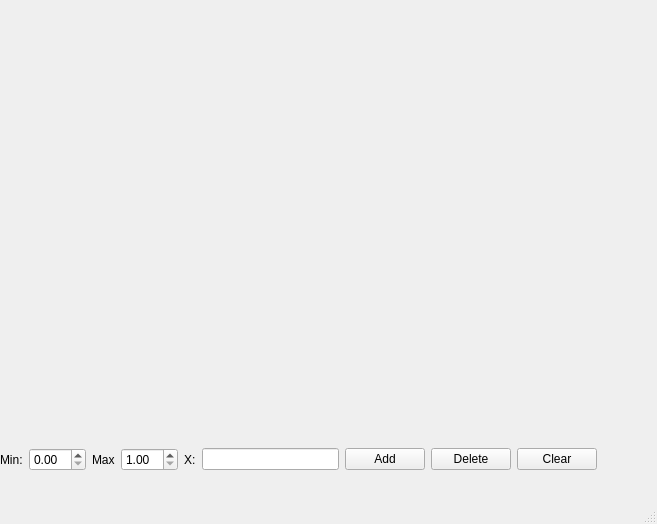
<?xml version="1.0" encoding="UTF-8"?>
<ui version="4.0">
 <class>MainWindow</class>
 <widget class="QMainWindow" name="MainWindow">
  <property name="geometry">
   <rect>
    <x>0</x>
    <y>0</y>
    <width>657</width>
    <height>524</height>
   </rect>
  </property>
  <property name="windowTitle">
   <string>MainWindow</string>
  </property>
  <widget class="QWidget" name="centralwidget">
   <widget class="QWidget" name="verticalLayoutWidget">
    <property name="geometry">
     <rect>
      <x>0</x>
      <y>0</y>
      <width>711</width>
      <height>471</height>
     </rect>
    </property>
    <layout class="QVBoxLayout" name="verticalLayout">
     <item>
      <widget class="QCustomPlot" name="widget" native="true"/>
     </item>
     <item>
      <layout class="QHBoxLayout" name="horizontalLayout_5">
       <property name="sizeConstraint">
        <enum>QLayout::SetMinimumSize</enum>
       </property>
       <item>
        <widget class="QLabel" name="label">
         <property name="text">
          <string>Min:</string>
         </property>
        </widget>
       </item>
       <item>
        <widget class="QDoubleSpinBox" name="doubleSpinBox"/>
       </item>
       <item>
        <widget class="QLabel" name="label_2">
         <property name="text">
          <string>Max</string>
         </property>
        </widget>
       </item>
       <item>
        <widget class="QDoubleSpinBox" name="doubleSpinBox_2">
         <property name="minimum">
          <double>1.000000000000000</double>
         </property>
        </widget>
       </item>
       <item>
        <widget class="QLabel" name="label_5">
         <property name="text">
          <string>X:</string>
         </property>
        </widget>
       </item>
       <item>
        <widget class="QLineEdit" name="lineEdit_5">
         <property name="minimumSize">
          <size>
           <width>137</width>
           <height>0</height>
          </size>
         </property>
         <property name="maximumSize">
          <size>
           <width>16777183</width>
           <height>16777215</height>
          </size>
         </property>
         <property name="maxLength">
          <number>100</number>
         </property>
        </widget>
       </item>
       <item>
        <widget class="QPushButton" name="pushButton_9">
         <property name="text">
          <string>Add</string>
         </property>
        </widget>
       </item>
       <item>
        <widget class="QPushButton" name="pushButton_10">
         <property name="text">
          <string>Delete</string>
         </property>
        </widget>
       </item>
       <item>
        <widget class="QPushButton" name="pushButton">
         <property name="text">
          <string>Clear</string>
         </property>
        </widget>
       </item>
       <item>
        <spacer name="horizontalSpacer_10">
         <property name="orientation">
          <enum>Qt::Horizontal</enum>
         </property>
         <property name="sizeHint" stdset="0">
          <size>
           <width>40</width>
           <height>20</height>
          </size>
         </property>
        </spacer>
       </item>
      </layout>
     </item>
    </layout>
   </widget>
  </widget>
  <widget class="QMenuBar" name="menubar">
   <property name="geometry">
    <rect>
     <x>0</x>
     <y>0</y>
     <width>657</width>
     <height>26</height>
    </rect>
   </property>
  </widget>
  <widget class="QStatusBar" name="statusbar"/>
 </widget>
 <customwidgets>
  <customwidget>
   <class>QCustomPlot</class>
   <extends>QWidget</extends>
   <header>qcustomplot.h</header>
   <container>1</container>
  </customwidget>
 </customwidgets>
 <resources/>
 <connections/>
</ui>
